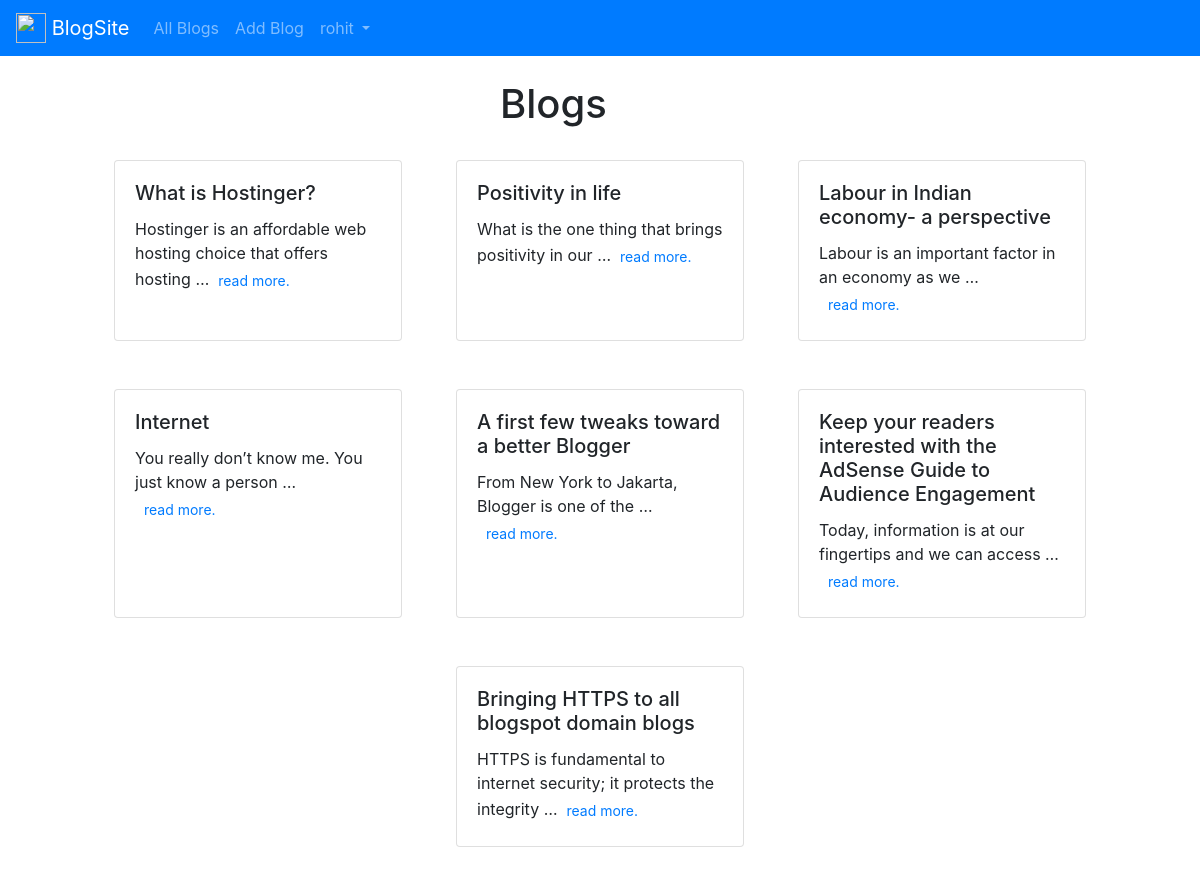
/blogs/ (signed in), run on the app's committed database.
### Blogs/models.py (models this page shows, shortened)
class Blog(models.Model):
    title  = models.CharField(max_length = 120, default=None)
    body   = models.TextField(max_length = 3000, default=None)
    author = models.ForeignKey(User , on_delete = models.CASCADE)
    date_posted = models.DateTimeField(auto_now=True, null=True)

### Blogs/views.py (the view)
# urls.py: path('', BlogList.as_view(), name = "blog_list"),
class BlogList(LoginRequiredMixin,ListView):
    model         = Blog
    template_name = "blog_list.html"
    login_url     = 'login'

### templates/blog_list.html (shortened to what this page needs)
{% extends "base.html" %}
{% block content %}
{% if user.is_authenticated %}
  <div class="mx-auto" style="width: 200px;">
    <h1>Blogs</h1>
  </div><br>
<div class="container d-flex  flex-wrap card-design" style="width:100%;height:auto;justify-content:space-evenly;">
{% for blog in object_list %}
<div class="card mb-5" style="width:18rem;">
  <div class="card-body">
    <h5 class="card-title">{{ blog.title }}</h5>
    <p class="card-text">{{ blog.body|truncatewords:10 }}<a class="btn btn-link btn-sm" role="button" aria-disabled="true" href="{% url 'blog_detail' blog.pk %}">read more.</a></p>
  </div>
</div>
{% endfor %}
</div>
{% endif %}
{% endblock content %}

### templates/base.html (shortened to what this page needs)
<link rel="stylesheet" href="https://stackpath.bootstrapcdn.com/bootstrap/4.4.1/css/bootstrap.min.css"
>
<!doctype html>
<html lang="en">
<head>
    <link rel="stylesheet" href="https://stackpath.bootstrapcdn.com/bootstrap/4.4.1/css/bootstrap.min.css"
>
</head>
<body>
    <nav class="navbar navbar-expand-lg navbar-dark bg-primary">
        <a class="navbar-brand" href="{% url 'blog_list' %}">
            <img src="https://upload.wikimedia.org/wikipedia/commons/thumb/8/87/R_Cable_logo.svg/1200px-R_Cable_logo.svg.png"
                width="30" height="30" class="d-inline-block align-top" alt="">
            BlogSite
        </a>
        <div class="collapse navbar-collapse" id="navbarSupportedContent">
            <ul class="navbar-nav mr-auto">
                <li class="nav-item">
                    <a class="nav-link" href="{% url 'blog_list' %}">All Blogs</a>
                </li>
                <li class="nav-item">
                    <a class="nav-link" href="{% url 'blog_new' %}">Add Blog</a>
                </li>
    {% if user.is_authenticated %}
                <li class="nav-item dropdown">
                    <a class="nav-link dropdown-toggle" href="#" id="navbarDropdown" role="button" data-toggle="dropdown"
                        aria-haspopup="true" aria-expanded="false">
                        {{ user }}
                    </a>
                </li>
    {% endif %}
        </div>
    </nav></br>
    <div class="container">
        {% block content %}
        {% endblock content %}
    </div>
</body>
</html>

### data on the page
Blog: title "What is Hostinger?", body "Hostinger is an affordable web hosting choice that offers hosting …"
Blog: title "Positivity in life", body "What is the one thing that brings positivity in our …"
Blog: title "Labour in Indian economy- a perspective", body "Labour is an important factor in an economy as we …"
Blog: title "Internet", body "You really don’t know me. You just know a person …"
Blog: title "A first few tweaks toward a better Blogger", body "From New York to Jakarta, Blogger is one of the …"
Blog: title "Keep your readers interested with the AdSense Guide to Audience Engagement", body "Today, information is at our fingertips and we can access …"
Blog: title "Bringing HTTPS to all blogspot domain blogs", body "HTTPS is fundamental to internet security; it protects the integrity …"

### other printed values
{{ user }} "rohit"
